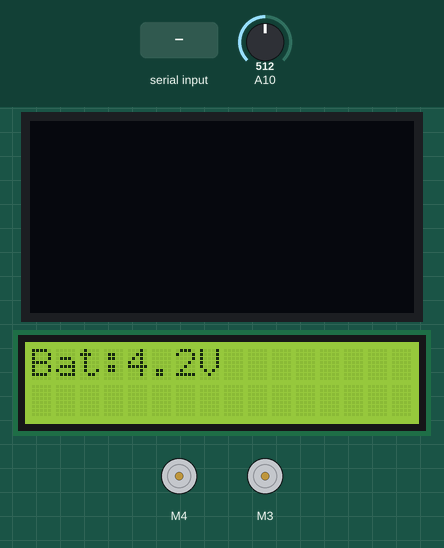
This program was run on a simulated Arduino Mega 2560, built with avr-gcc and run on an emulated ATmega2560. Parts: 128×64 one-colour display, 16×2 character LCD, 2 × DC motor (green arrow = forward, orange = backward, longer = faster). Inputs (shaded band) come from the test bench; at power-on: A10 = 512. The display library's start-up logo is not drawn; what the program prints to the serial monitor is not drawn.

Above: at 3.3 s.
3.4 s: "u" received over the second serial link
At 4.56 s:
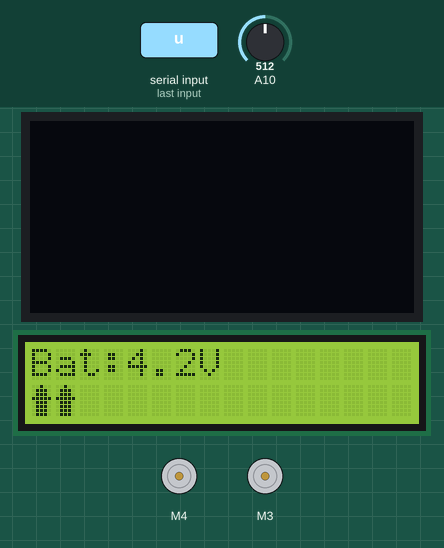
6.2 s: "l" received over the second serial link
At 6.61 s:
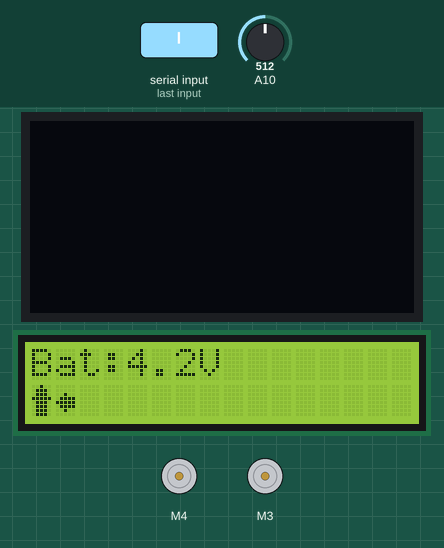
9.2 s: "r" received over the second serial link
12.2 s: "V2\n" received over the second serial link
At 13.02 s:
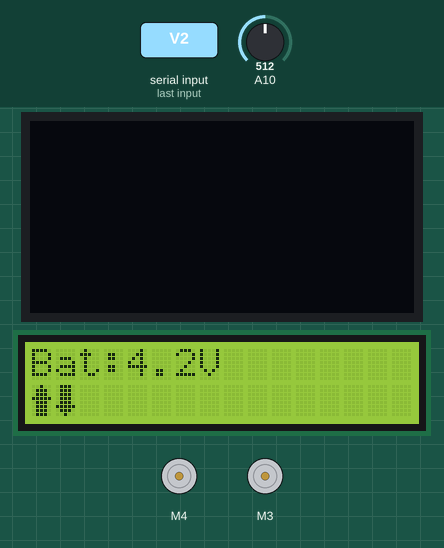
15.2 s: A10 set to 716
At 15.5 s:
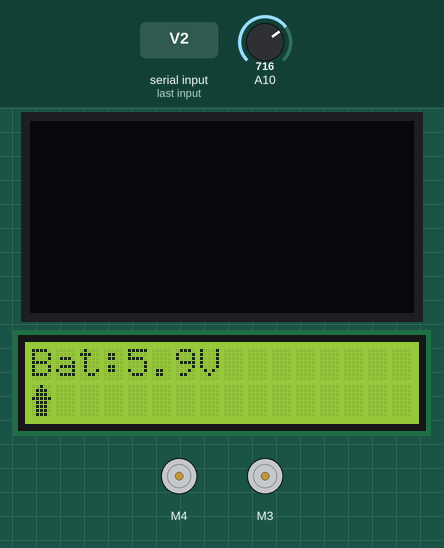

The program:

main.cpp
```cpp
#include <Arduino.h> // this is sketches are made, all .ino files are just a .cpp(or .cc) with an hidden
// include for the Arduino specific things.
/*
  This is heavily modified version of Chaosbuster's sketch for motor control.
  The new features are as listed: Better and probably faster checking for getting data from bluetooth module
  Entire Rewrite of each motor type, and made it simpler to type out.
  Full I2C display, with both a 128x64 display mode along with a 16x2 display mode.
  Includes support for any bluetooth app on the app store.
  Built with PlatformIO on Linux inside of Vim/Visual Studio Code.
  CrabWalk function being a thing for onmiwheels.
*/

#include <Wire.h>                 // I2C communications library
#include <Adafruit_SSD1306.h>     // OLED library
#include <Adafruit_MotorShield.h> // designed for the "V2" Adaifruit (and most knockoff) shields
#include <LiquidCrystal_I2C.h>    // For the 16x2 display.
#include "Char.h"                 //TODO: Fix issue of this not working.

Adafruit_SSD1306 display(128, 64, &Wire, 4);        // Define the 128x64 OLED display that we have
Adafruit_MotorShield AFMS = Adafruit_MotorShield(); // defines motors
LiquidCrystal_I2C lcd(0x27, 16, 2);                 // Define the 16x2 LCD I2C display that I can use for debugging.

Adafruit_DCMotor *BackR = AFMS.getMotor(4); // The Motor on the right from looking at in from the behind.
Adafruit_DCMotor *BackL = AFMS.getMotor(3);
Adafruit_DCMotor *FrontR = AFMS.getMotor(2);
Adafruit_DCMotor *FrontL = AFMS.getMotor(1);

String strength = ""; // String variables get the data from the Bluetooth App
String angle = "";
String button = "";
int intStrength;      // 0 to 100
int intButton;        // 1,2,3,4
int speed = 0;        // variable that holds the converted strength to 0 to 255 for motor speed
int offset = 30;      // differential numbers for slowing a motor in a turn
int PivotSpeed = 60;  // this sets how quickly the robot pivots right or left
float BatteryVoltage; // Variable to hold battery condition
float RawValue;
byte BatteryCal = 120; // Change to 120 if Voltage is measuring too high
char data;             // variable to store the data which is being read

byte RArrow[8] = {
  B00000,
  B00000,
  B00100,
  B11110,
  B11111,
  B11110,
  B00100,
  B00000
};

byte LArrow[8] = {
  B00000,
  B00000,
  B00100,
  B01111,
  B11111,
  B01111,
  B00100,
  B00000
};

byte UArrow[8] = {
  B00100,
  B01110,
  B01110,
  B11111,
  B01110,
  B01110,
  B01110,
  B01110
};

byte DArrow[8] = {
  B01110,
  B01110,
  B01110,
  B01110,
  B01110,
  B11111,
  B01110,
  B00100
};


void setup()
{
  display.begin(SSD1306_SWITCHCAPVCC, 0x3C); // this identifies the oled and it's I2C communications address
  display.display();                         // This displays the default memory that is Adafruit's logo
  delay(2000);                               // Pause for 2 seconds for the logo to be displayed
  display.clearDisplay();                    // Clear the buffer
  display.setTextSize(2);                    // set size 0 to 4
  display.setTextColor(WHITE, BLACK);        // first color is the text, the second is the background
  Serial.begin(9600);
  Serial1.begin(9600); // Default communication rate of the Bluetooth module
  AFMS.begin();        // Invokes the library functions
  Serial.print("IF YOU CAN SEE THIS, MAKE SURE TO CHANGE THE MOTOR NUMBER PLEASE!\n");
  lcd.init();      // in order to correctly use the display, we have init the display
  lcd.backlight(); // and then send a signal to use the backlight in order for it to turn on.
  lcd.createChar(0, RArrow);
  lcd.createChar(1, LArrow);
  lcd.createChar(2, UArrow);
  lcd.createChar(3, DArrow);
}


/**
 * @brief
 *  A function to set the motors for the robot that we have, comes with 4 different params.

 * @param speed Stores the value on how fast we should go.
 * @param motorType Variable to tell the function which motor we should change.
 * @param isForward  A boolean value to see if we are going forward.
 * @param  isRelease Boolean value to release the motors when we need to stop.
 */
void MSet(int speed, char motorType, bool isForward = true, bool isRelease = false)
{
  // TODO: Rewrite this entire function since its poorly written, I think.
  /* //INFO I wrote this in order to clean up the messy code that is declaring 4 different motors
   INFO and setting them independently from each other. Espically with the CW functions.  */
  // We use this boolean so that we can say if we want to move forward or not.
  switch (motorType) // check to see if the char motorType is...
  {
  case 'A': // if its BR(BackRight), then do the BackRight Motors.
    BackR->setSpeed(speed);
    if (isForward == false)
    {
      if (isRelease == true)
      {
        BackR->run(RELEASE);
      }
      else
      {
      BackR->run(BACKWARD);
      }
    }
    else
    {
      BackR->run(FORWARD);
    }
    break;

  case 'B': // same thing but for the BackLeft motor and so on.
    BackL->setSpeed(speed);
    if (isForward == false)
    {
            if (isRelease == true)
      {
        BackL->run(RELEASE);
      }
      else
      {
      BackL->run(BACKWARD);
      }
    }
    else
    {
      BackL->run(FORWARD);
    }
    break;

  case 'C':
    FrontL->setSpeed(speed);
    if (isForward == false)
    {
            if (isRelease == true)
      {
        FrontL->run(RELEASE);
      }
      else
      {
      FrontL->run(BACKWARD);
      }
    }
    else
    {
      FrontL->run(FORWARD);
    }
    break;

  case 'D':
    FrontR->setSpeed(speed);
    if (isForward == false)
    {
            if (isRelease == true)
      {
        FrontR->run(RELEASE);
      }
      else
      {
        FrontR->run(BACKWARD);
      }
    }
    else
    {
      FrontR->run(FORWARD);
    }
    break;
  }
}

void Forward(int speed)
{
  MSet(speed, 'A', true); // The new function for the motor, first param is speed, 2nd is the motor, and the 3rd is for going forward.
  MSet(speed, 'B', true);
  // BackR->setSpeed(speed);
  // BackR->run(FORWARD);
  // BackL->setSpeed(speed);
  // BackL->run(FORWARD);
  //  Make the robot roll forward
  //  when the function is called
}

void Backward(int speed)
{
  MSet(speed, 'A', false);
  MSet(speed, 'B', false);
  //  BackR->setSpeed(speed);
  //  BackR->run(BACKWARD); // Make the robot roll forward
  //  BackL->setSpeed(speed);
  //  BackL->run(BACKWARD);
}

void TLeft(int speed)
{
  MSet(offset, 'A', true);
  MSet(offset, 'B', true);
  //  BackR->setSpeed(offset);
  //  BackR->run(FORWARD);
  //  BackL->setSpeed(offset);
  //  BackL->run(FORWARD);
  // Make the robot roll forward
}

/**
 * @brief
 * A function to turn right, that has a param of the speed it needs.
 */
void TRight(int speed)
{
  MSet(offset, 'A', true);
  MSet(offset, 'B', true);
  //  BackR->setSpeed(offset);
  //  BackR->run(FORWARD); // Make the robot roll forward
  //  BackL->setSpeed(offset);
  //  BackL->run(FORWARD);
}

/**
 * @brief A function to update a 16x2 display that is connected over the I2C bus on the Arduino.
 * Has 4 different params due to the small screen size that is a 16x2. It was the only way for it to correctly
 * scale like this.
 * @param bshowData A boolean value to show the Data that we are sending it.
 * @param bshowOffset Another boolean value to show the offset of turning.
 * @param bshowSpeed  Boolean value to show the speed that is set.
 * @param bshowDirection  Boolean value to show the direction we are going, display custom chars.
 */
void UpdateDisplay_I2C(bool bshowData, bool bshowOffset, bool bshowSpeed, bool bshowDirection = true)
{
  // TODO: Fix weird display bug that doesn't show the actual value for data and speed.
  RawValue = analogRead(A10);
  BatteryVoltage = RawValue / BatteryCal;
  lcd.clear();               // This command clears the buffer
  lcd.setCursor(0, 0);       // The first number 0-128 pixels horiontal. The second is 0-64 pixels vertical
  lcd.print("Bat:");         // prints to OLED
  lcd.setCursor(4, 0);       // moves the cursor over 50 pixels
  lcd.print(BatteryVoltage); // prints the calcualted voltage
  lcd.setCursor(7, 0);       // moves the cursor over to position 100 pixels
  lcd.print("V");            // prints the "V"
  lcd.setCursor(1, 1);       // Second line moves down 16 pixals
  delay(20);
  if (bshowData == true)
  {
    lcd.setCursor(0, 1); // Second line moves down 16 pixal
    lcd.print("Data ");  // prints to OLED
    lcd.setCursor(3, 1); // moves over om second line
    lcd.print(data);     // prints the data value from the Bluetooth module
                         // Serial.println("bshowData has been set to true!");
  }
  else if (bshowOffset == true)
  {
    lcd.setCursor(0, 32);  // third line
    lcd.print("Offset ");  // prints to OLED
    lcd.setCursor(90, 32); // moves over and down
    lcd.print(offset);
    // Serial.println("bshowOffset has been set to true!");
  }else if (bshowSpeed == true)
  {
    lcd.setCursor(0, 1); // fourth line
    lcd.print("Speed "); // prints to OLED
    lcd.setCursor(3, 1); // moves over and down
    lcd.print(speed);  // prints direction
  }
  else if(bshowDirection == true)
  {
    // We print the arrow char that we have to the display
    lcd.setCursor(0, 1);
    lcd.write((byte)2);
    delay(20);
    switch (data)
    {
    case 'u': // check to see which direction is it going from looking at the data variable.
      lcd.write((byte)2);
      break;
    case 'd':
      lcd.write((byte)3);
      break;

    case 'l':
      lcd.write((byte)1);
      break;

    case 'r':
      lcd.write((byte)0);
      break;
    default:
      lcd.write((byte)3);
      break;
    }
  }else
  {
    Serial.print("No parameters have been passedthrough.");
  }
}

/**
 * @brief A function to "CrabWalk" with the omni-wheels that are present on the robot.
 *
 * @param PivotSpeed
 */
void CWRight(int PivotSpeed)
{
  MSet(PivotSpeed, 'BL', true);
  MSet(PivotSpeed, 'FR', true);
  //  BackL->setSpeed(PivotSpeed);
  //  FrontR->setSpeed(PivotSpeed);
  //  BackL->run(FORWARD);
  //  FrontR->run(FORWARD); // Make the robot roll forward
}

void CWLeft(int PivotSpeed)
{
  MSet(PivotSpeed, 'BR', true);
  MSet(PivotSpeed, 'FL', true);
  //  BackR->setSpeed(PivotSpeed);  // Allow the omni-wheels to make the robot crab walk for both.
  //  FrontL->setSpeed(PivotSpeed); // TODO: crabwalk should be its own separate function so that pivoting can be done.
  //  BackR->run(FORWARD);
  //  FrontL->run(FORWARD);
}

void UpdateDisplay()
{
  RawValue = analogRead(A10);             // Convert analog reading to Voltage
  BatteryVoltage = RawValue / BatteryCal; // This is a constant based on the resistor voltage divider
  display.clearDisplay();                 // This command clears the buffer
  display.setCursor(0, 0);                // The first number 0-128 pixels horizontal. The second is 0-64 pixels vertical
  display.print("Bat:");                  // prints to OLED
  display.setCursor(50, 0);               // moves the cursor over 50 pixels
  display.print(BatteryVoltage);          // prints the calculated voltage
  display.setCursor(100, 0);              // moves the cursor over to position 100 pixels
  display.print("V");                     // prints the "V"
  display.setCursor(0, 16);               // Second line moves down 16 pixals
  display.print("Data ");                 // prints to OLED
  display.setCursor(90, 16);              // moves over om second line
  display.print(data);                    // prints the data value from the Bluetooth module
  display.setCursor(0, 32);               // third line
  display.print("Offset ");               // prints to OLED
  display.setCursor(90, 32);              // moves over and down
  display.println(offset);                // prints direction
  display.setCursor(0, 50);               // fourth line
  display.print("Speed ");                // prints to OLED
  display.setCursor(80, 50);              // moves over and down
  display.println(speed);                 // prints direction
  display.display();                      // writes all the above changes to the screen
}

void Stop()
{ // This is the stop function
  // speed = 0;
  // i = 0;
  MSet(speed, 'BR', false, true);
  MSet(speed, 'BL', false, true);
 // BackR->setSpeed(speed);
 // BackL->setSpeed(speed);
 // FrontR->setSpeed(speed);
 // FrontL->setSpeed(speed);
 // BackR->run(RELEASE);
 // BackL->run(RELEASE);
 // FrontR->run(RELEASE);
 // FrontL->run(RELEASE);
}

/**
 * @brief
 * The function that runs all the time, at least for an Arduino.
 */
void loop()
{
  if (Serial1.available() > 0)
  {
    data = Serial1.read(); // TODO: change the way that we get dat so that no warning are produced
    /* ^ Warning that you get is "Check buffer boundaries if used in a loop including recursive loops (CWE-120, CWE-20)."*/
    delay(2);
    Serial.print("Data  ");
    Serial.println(data);
  } // This line prints it to serial monitor on computer
  // UpdateDisplay(); // this line runs the function to print our stuff to the OLED
  UpdateDisplay_I2C(false, false, false); // Uncomment this to get the I2C 16x2 display working, along with some optional parameters.
  //  ^ has 3 boolean values, bshowOffset, bshowData, bshowSpeed due to the small screen size.
  switch (data) // Depending on the data that we get, change the speed and make the robot move.
  {
  case 'o':
    Stop();
    break;

  case '0':
    Stop();
    break;

  case 'u':
    Forward(speed);
    delay(2);
    break;

  case 'd':
    Backward(speed);
    delay(2);
    break;

  case 'l':
    TLeft(speed);
    delay(2);
    break;

  case 'r':
    TRight(speed);
    delay(2);
    break;

  case 'A':
    speed = 50;
    break;

  case 'B':
    speed = 75;
    break;

  case 'C':
    speed = 100;
    break;

  case 'D':
    speed = 150;
    break;

  case 'E':
    speed = 175;
    break;

  case 'F':
    speed = 200;
    break;
  case 'G':

    speed = 225;
    break;

  case 'H':
    speed = 250;
    break;

  case 'M':
    speed = 75;
    break;

  case 'N':
    speed = 150;
    break;
  }
  offset = (speed / 2); // this makes the offset for turning one half
  if (data == '4')
  {
    CWRight(speed); // pivot inplace to the right
  }
  // if(data == '3'){setSpeed = 75;}  // TBD
  if (data == '1')
  {
    CWLeft(speed); // pivot inplace to the left
  }

} // This is the end of the void Loop
```

Char.h
```cpp
#include <Arduino.h>
```

Measured:
- after the input at 6.2 s, the display: changes after 0.24 s (image 2)
